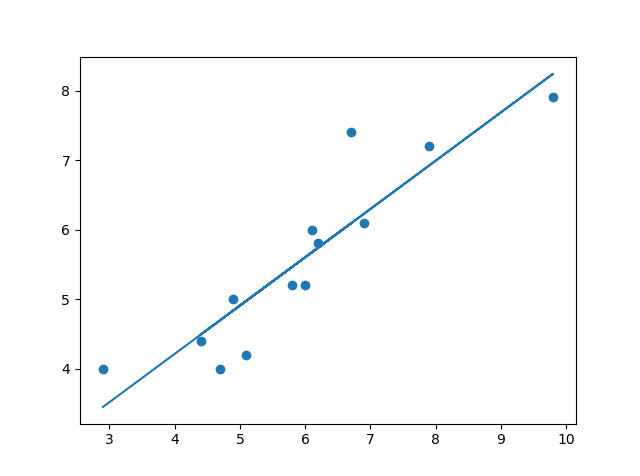

Write the Python code that produced this figure.
import numpy as np
import matplotlib.pyplot as plt

#Take two arrays
x=np.array([2.9, 6.7, 4.9, 7.9, 9.8, 6.9, 6.1, 6.2, 6, 5.1, 4.7, 4.4, 5.8])
y=np.array([4, 7.4, 5, 7.2, 7.9, 6.1, 6, 5.8, 5.2, 4.2, 4, 4.4, 5.2])

#Calculate the means of two arrays
meanx=np.mean(x)
meany=np.mean(y)

#Calculate the distance between the points  from mean and add them
num=np.sum((x-meanx)*(y-meany))
den=np.sum(pow((x-meanx),2))
m=num/den

#Calculate the intercept of the line
intercept=meany-(m*meanx)

#Write the line equation and plot the graph
val=(m*x)+intercept
plt.scatter(x,y)
plt.plot(x,val)
plt.show()
